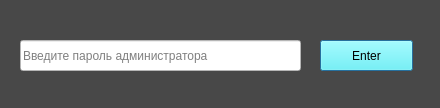
<?xml version="1.0" encoding="UTF-8"?>
<ui version="4.0">
 <class>Dialog</class>
 <widget class="QDialog" name="Dialog">
  <property name="geometry">
   <rect>
    <x>0</x>
    <y>0</y>
    <width>440</width>
    <height>108</height>
   </rect>
  </property>
  <property name="windowTitle">
   <string>Dialog</string>
  </property>
  <property name="styleSheet">
   <string notr="true">background-color: rgb(72, 72, 72);</string>
  </property>
  <widget class="QLineEdit" name="lineEdit">
   <property name="geometry">
    <rect>
     <x>20</x>
     <y>40</y>
     <width>281</width>
     <height>31</height>
    </rect>
   </property>
   <property name="styleSheet">
    <string notr="true">background-color: rgb(255, 255, 255);</string>
   </property>
   <property name="text">
    <string/>
   </property>
   <property name="placeholderText">
    <string>Введите пароль администратора</string>
   </property>
  </widget>
  <widget class="QPushButton" name="pushButton">
   <property name="geometry">
    <rect>
     <x>320</x>
     <y>40</y>
     <width>93</width>
     <height>31</height>
    </rect>
   </property>
   <property name="styleSheet">
    <string notr="true">background-color: rgb(85, 255, 255);</string>
   </property>
   <property name="text">
    <string>Enter</string>
   </property>
   <property name="autoDefault">
    <bool>false</bool>
   </property>
   <property name="default">
    <bool>true</bool>
   </property>
  </widget>
 </widget>
 <resources/>
 <connections/>
</ui>
